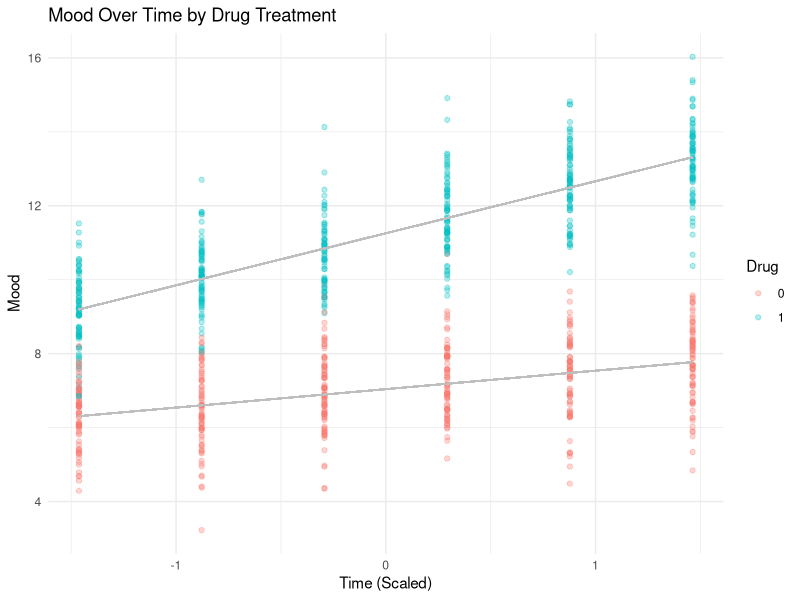
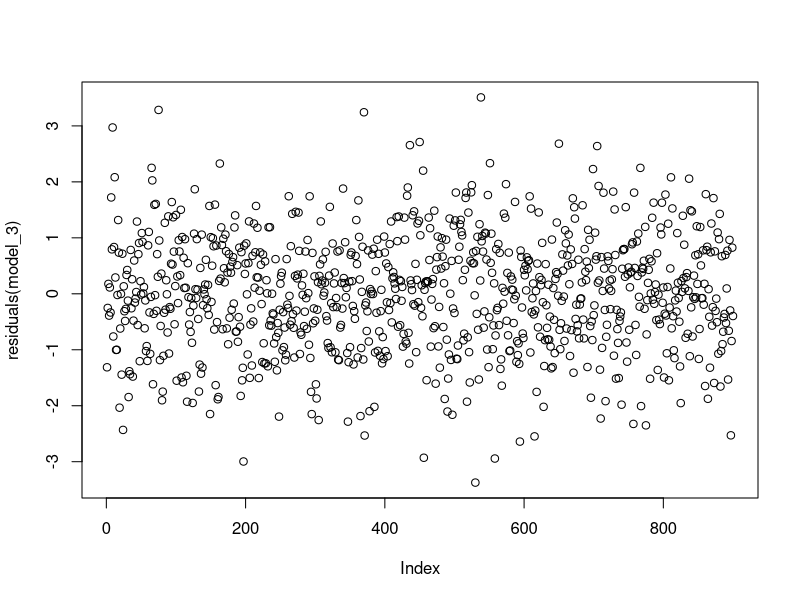
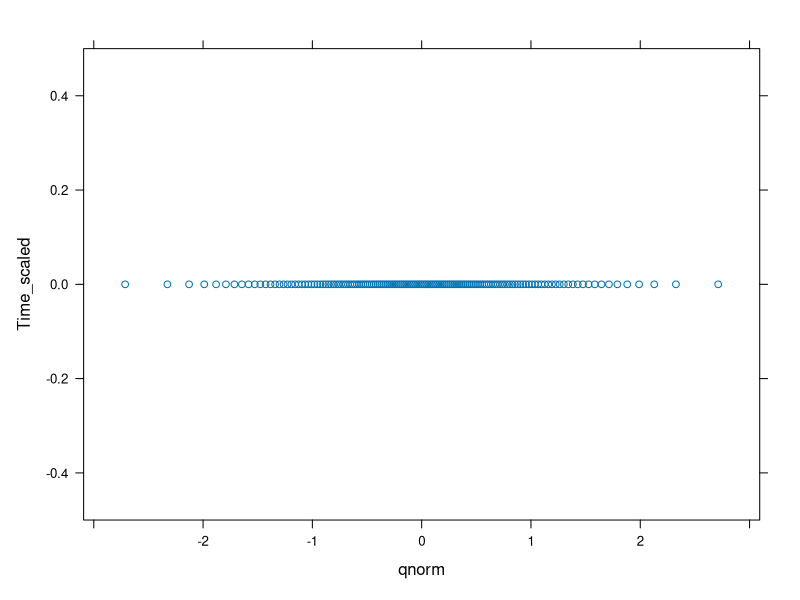

Recreate these plots in R, in order.
## ---- chunk 1
# Load required libraries
library(lme4)  # for fitting linear mixed models
library(psych)
library(tidyverse)
library(ggplot2)
library(dplyr)


set.seed(42)  # For reproducibility

## ---- chunk 2
n_subjects <- 150
n_timepoints <- 6

# Create DataFrame with subjects, time points, and drug conditions
data <- data.frame(
  Subject = rep(1:n_subjects, each = n_timepoints),
  Time = rep(1:n_timepoints, times = n_subjects),
  Drug = sample(c(0, 1), n_subjects * n_timepoints, replace = TRUE)  # 0 = placebo, 1 = drug
)

# Simulate mood data
# Simulate mood data
data$Mood <- 6 + 0.3 * data$Time + 2.5 * data$Drug + 0.5 * data$Time * data$Drug + rnorm(n_subjects * n_timepoints)

# View first few rows of the dataset
head(data)
## ---- chunk 3
describe(data)
## ---- chunk 4
# Center and scale the 'Time' variable
data$Time_scaled <- scale(data$Time, center = TRUE, scale = TRUE)
## ---- chunk 5
# Fit a mixed-effects model with random intercepts for Subject
model_1 <- lmer(Mood ~ Time_scaled + Drug + (1 | Subject), data = data)

# View model summary
summary(model_1)
## ---- chunk 6
# Fit a mixed-effects model with random intercepts and slopes for Time
model_2 <- lmer(Mood ~ Time_scaled * Drug + (Time_scaled | Subject), data = data)

# View model summary
summary(model_2)

## ---- chunk 7
# Fit a mixed-effects model with random intercepts and slopes for Time removing
# the random intercept term for time

model_3 <- lmer(Mood ~ Time_scaled * Drug + (0+ Time_scaled | Subject), data = data)

# View model summary
summary(model_3)

## ---- chunk 8
# Create a new data frame for predictions
new_data <- data %>%
  group_by(Subject) %>%
  summarise(Time_scaled = seq(min(Time_scaled), max(Time_scaled), length.out = 100),
            Drug = unique(Drug[1]))  # Use unique drug status for each subject

# Get predictions from the model
new_data$Predicted_Mood <- predict(model_3, newdata = new_data, re.form = ~(0 + Time_scaled | Subject))

# Plot the observed data and the fitted lines
ggplot(data, aes(x = Time_scaled, y = Mood, color = as.factor(Drug))) +
  geom_point(alpha = 0.3) +  # Points for observed data
  geom_line(data = new_data, aes(x = Time_scaled, y = Predicted_Mood, group = Subject), color = "gray") +  # Individual subject lines
  labs(title = "Mood Over Time by Drug Treatment",
       x = "Time (Scaled)",
       y = "Mood",
       color = "Drug") +
  theme_minimal()
## ---- chunk 9
# Compare models using ANOVA (likelihood ratio test)
anova(model_1, model_3)
## ---- chunk 10
# Plot residuals to check assumptions
plot(residuals(model_3))

## ---- chunk 11
# Random effects plot
plot(ranef(model_3))

